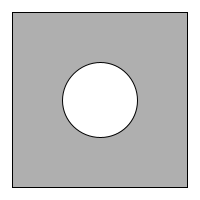
Frame 1 (no input)
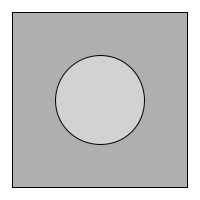
Frame 60 (the mouse pressed at the canvas centre just before this capture)
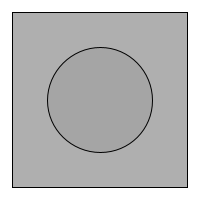
Frame 120 (the mouse held since frame 60 and released just before this capture)

The Processing sketch that drew these frames (run headless with seeded random() and noise(); from frame 60 on, the mouse is pressed at the canvas centre):

// Processing sketch: processing_26436
// ── processing_26436.pde

float backgroundColour = 255;
float circleStroke = 0;
float rectFill = 175;
float circleFill = 255;
float measureX = 75;
float measureY = 100;
float measureZ = 175;
float change = 0.5;

void setup() {
  size(200, 200); 
}

void draw() {
  background(255);
  stroke(0);
  rectMode(CENTER);
  fill(rectFill);
  rect(measureY, measureY, measureZ, measureZ);
  fill(circleFill);
  ellipse(measureY, measureY, measureX, measureX);
  
  measureX = measureX + change/2;
  circleFill = circleFill - change*1.5;
}
